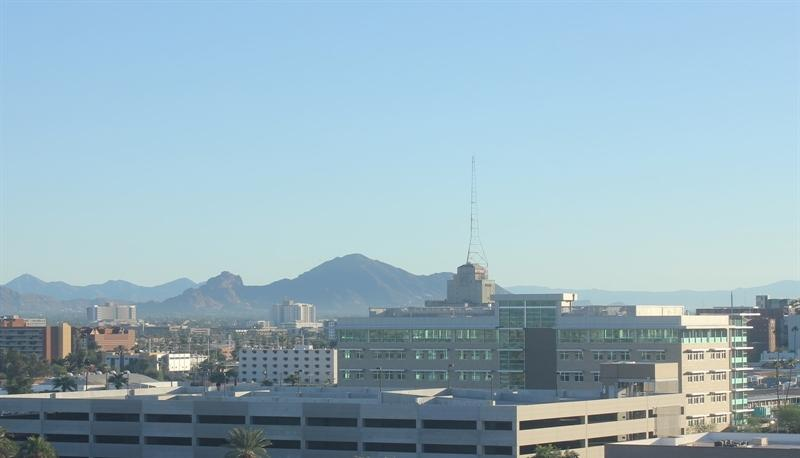
#> input picture modul4/images/training/day/20151101_145049.jpg, 800 x 458 px; its folder holds only this picture in this run
$ jupyter execute --allow-errors praktikum5.ipynb
#> lines starting #> are read from the running program, lines starting #| are printed output that depends on the picture
**Klasifikasi Citra Siang dan Malam**

*Import Library*

[cell 1]
# Import Required Libraries
from pathlib import Path
import matplotlib.image as mpimg
import matplotlib.pyplot as plt
import cv2
import random
import numpy as np
import pandas as pd

[cell 2]
# Image directories
train_dir = "images/training/"
test_dir = "images/test/"

***Langkah 1: Load Data dan Visualisasikan***

[cell 3]
def load_dataset(img_dir):
    p = Path(img_dir)
    dirs = p.glob('*')

    img_list = []

    for dir in dirs:
        label = str(dir).split('\\')[-1]
        for file in dir.glob('*.jpg'):
            img = mpimg.imread(file)

            if not img is None:
                img_list.append((img, label))

    return img_list

* Load gambar training

[cell 4]
# Load training data
train_img = load_dataset(train_dir)
#> in load_dataset, img is the input picture: shape (458, 800, 3); mean R, G, B 150.7, 178, 191
#> train_img = 2 items

# Load test data
test_img = load_dataset(test_dir)

* Pengecekan pada salah satu data pada list. List harus berisi tuple dengan dua data, yaitu data gambar dan label dari gambar.

#> (a cell that did not finish here is left out)

* Cek ukuran gambar secara acak

[cell 6]
# Random size checking
pick_random = np.random.randint(0, len(train_img))
#> pick_random = 0

# Check img size
print(f'Image {pick_random}')
#| Image 0
print(train_img[pick_random][0].shape)
#| (458, 800, 3)

* Tampilkan gambar untuk inspeksi secara visual. Buatlah fungsi untuk membantu memvisualkan gambar

[cell 7]
# Function to Visualize
def random_img_viz(img_list):
    rand_num = np.random.randint(0, len(img_list))

    img = img_list[rand_num][0]
    label = img_list[rand_num][1]
    label_str = 'day' if label == 1 else 'night'

    plt.imshow(img)
    print(f'Shape\t: {img.shape}')
    print(f'Label\t: {label}')

* Visualisasi gambar secara acak

[cell 8]
random_img_viz(train_img)
#> in random_img_viz, `rand_num = np.random.randint(0, len(img_list))`: rand_num = 1
#> in random_img_viz, `label = img_list[rand_num][1]`: label = 'images/training/night'
#> in random_img_viz, `label_str = 'day' if label == 1 else 'night'`: label_str = 'night'
#| Shape	: (737, 1024, 3)
#| Label	: images/training/night

***Langkah 3: Pra Pengolahan Data***

Dua proses utamanya yaitu, standardisasi ukuran gambar dan encoding label gambar.

* Fungsi Standardisasi Ukuran Gambar

[cell 9]
def standarized_input(image):
    # resize to w: 1100, h:600
    std_img = cv2.resize(image, (1100,600))

    return std_img

* Fungsi Encoding label

[cell 10]
def label_encoder(label):
    # Encode the label
    # day as 1; night as 0
    num_val = 0

    if(label == 'day'):
        num_val = 1

    return num_val

* Fungsi untuk melakukan kedua hal tersebut secara sekaligus untuk semua gambar dalam list.

[cell 11]
def preprocess(img_list):
    std_img_list = []

    for item in img_list:
        image = item[0]
        label = item[1]

        # Standarized the image
        std_img = standarized_input(image)

        # Create the label
        img_label = label_encoder(label)

        std_img_list.append((std_img, img_label))

    return std_img_list

* Pra pengolahan data pada data training

[cell 12]
train_std_img_list = preprocess(train_img)
#> the loop in preprocess, `for item in img_list:` made 2 passes
#> (label, num_val in label_encoder, img_label) on passes 1 to 2: ('images/training/day', 0, 0), ('images/training/night', 0, 0)
#> pass 1, in standarized_input, `std_img = cv2.resize(image, (1100,600))`:
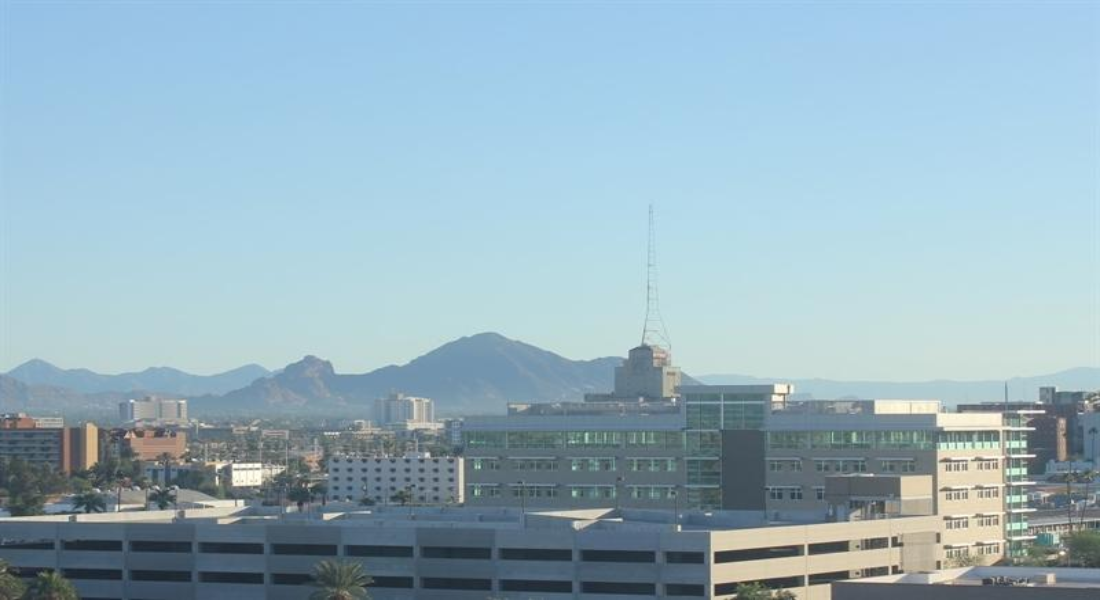
#> std_img: shape (600, 1100, 3); mean R, G, B 150.6, 178, 190.9
#> pass 2, in standarized_input (call 2), `std_img = cv2.resize(image, (1100,600))`:
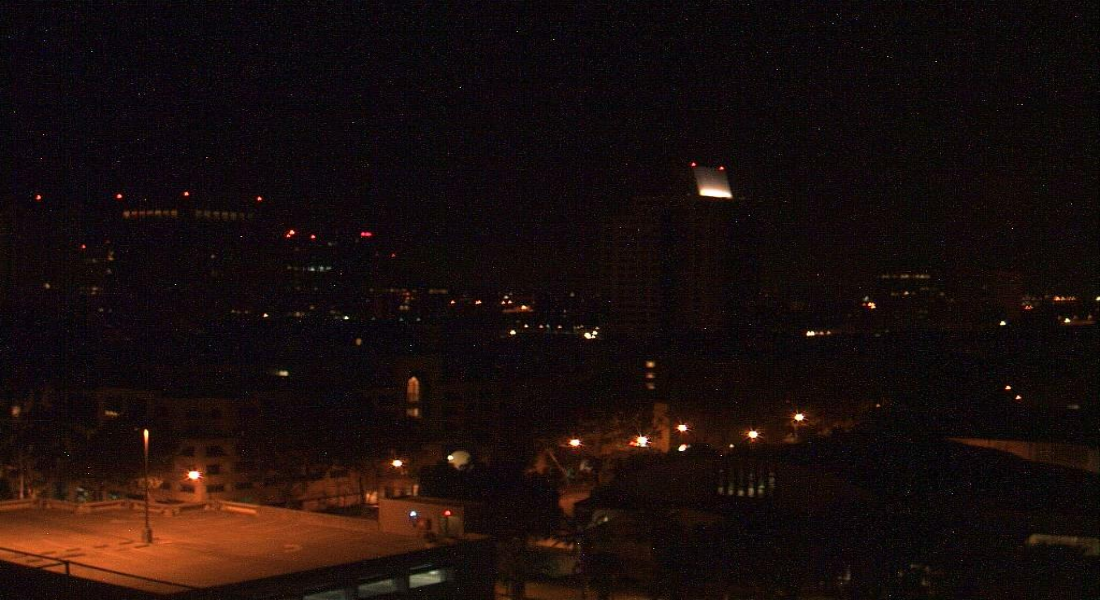
#> std_img: shape (600, 1100, 3); mean R, G, B 25.4, 13.5, 11.8
#> after the loop in preprocess, `for item in img_list:`: std_img_list = 2 items
#> train_std_img_list = 2 items
test_std_img_list = preprocess(test_img)
#> test_std_img_list = []

* Pengecekan ukuran gambar secara acak

[cell 13]
# Random size checking
pick_random = np.random.randint(0, len(train_std_img_list))
#> pick_random = 1

# Check img size
print(f'Image {pick_random}')
#| Image 1
print(train_std_img_list[pick_random][0].shape)
#| (600, 1100, 3)

*WARNING! Perhatikan ukuran (shape) dari data image. Atribut shape akan menampilkan dalam konteks baris (height) x kolom (width)*

* Lakukan inspeksi visual dengan fungsi random_img_viz yang telah dibuat sebelumnya pada gambar hasil pra pengolahan.

[cell 14]
random_img_viz(train_std_img_list)
#| Shape	: (600, 1100, 3)
#| Label	: 0

***Langkah 4: Ekstrasi Fitur***

untuk dapat membadakan antara label satu dengan label yang lain, kita memerlukan sebuah fitur. Fitur adalah penciri dari sebuah data yang dapat digunakan untuk membendakan data satu dengan yang lain. Pada percobaan kali ini, kita akan menggunakan fitur yang sederhana yaitu nilai rata-rata dari tingkat kecerahan gambar (average brightness). Namun sebelum dapat melakukan hal tersebut, kita akan mengubah ruang warna (colorspace) dari RGB menjadi HSV (Hue, Saturation, Value). Hal ini dikarenakan, tingkat kecerahan (brightness) lebih mudah didapatkan dari HSV berdasarkan nilai Valuenya.

* Fungsi berikut untuk mendapatkan nilai rata-rata tingkat kecerahan

[cell 15]
# Get feature based on average brightness using HSV colorspace
def avg_brightness(image):
    # Convert image to HSV
    img_hsv = cv2.cvtColor(image, cv2.COLOR_RGB2HSV)

    # Calculate the avg of brightness
    sum_brightness = np.sum(img_hsv[:,:,2]) # take the 3rb value which is the V channel
    area = image.shape[0] * image.shape[1]
    avg = sum_brightness / area

    return avg

*  Pengecekan pada gambar secara acak. INGAT! Gunakan gambar yang telah melalui proses pra pengolahan data!

[cell 16]
# Check on random image
rand_img = np.random.randint(0, len(train_std_img_list))
#> rand_img = 1

feature_img = train_std_img_list[rand_img][0]

avg_img = avg_brightness(feature_img)
#> in avg_brightness, `img_hsv = cv2.cvtColor(image, cv2.COLOR_RGB2HSV)`: img_hsv: shape (600, 1100, 3); mean H, S, V 81.1, 139.7, 25.6
#> in avg_brightness, `sum_brightness = np.sum(img_hsv[:,:,2])`: sum_brightness = 16926684
#> in avg_brightness, `avg = sum_brightness / area`: avg = 25.65
#> avg_img = 25.65

print(f'Image {rand_img}')
#| Image 1
print(f'Avg Brighness: {avg_img:.4f}')
#| Avg Brighness: 25.6465
plt.imshow(feature_img)

***Langkah 5: Klasifikasi dengan Metode Threshold***

tahap ini, akan melakukan proses klasifikasi sederhana dengan menggunakan nilai ambang batas (threshold) dari nilai rata-rata kecerahan yang kita tentukan sendiri.

[cell 17]
def predict_label(img, threshold):
    # Computer average brightness
    avg = avg_brightness(img)
    pred = 0

    # Predict the label based on user defined threshold
    if avg > threshold:
        pred = 1

    return pred

* Pengecekan prediksi secara acak pada data training

[cell 18]
# Test the classifier on train data
rand_img = np.random.randint(0, len(train_std_img_list))

pred = predict_label(train_std_img_list[rand_img][0], threshold=120)
#> pred = 0

# Evaluate
print(f'Image {rand_img}')
#| Image 1
print(f'Actual label: {train_std_img_list[rand_img][1]}')
#| Actual label: 0
print(f'Predicted label: {pred}')
#| Predicted label: 0
plt.imshow(train_std_img_list[rand_img][0])

***Langkah 6: Evaluasi (Manual)***

Membuat fungsi evaluasi model sederhana, yaitu dengan membandingkan label yang diprediksi benar dengan seluruh data. Ingat kembali konsep confussion matrix.

[cell 19]
def evaluate(img_list, threshold):
    miss_labels = []

    for file in img_list:
        # Get the ground truth / correct label
        img = file[0]
        label = file[1]

        # Get prediction
        pred_label = predict_label(img, threshold)

        # Compare ground truth and pred
        if pred_label != label:
            miss_labels.append((img, pred_label, label))

    total_img = len(img_list)
    corr_pred = total_img - len(miss_labels)
    accuracy = corr_pred / total_img

    print(f'Accuracy: {accuracy:.4f}')

* Lakukan evaluasi pada data training dengan nilai ambang batas 120

[cell 20]
# Evaluate on train data
evaluate(train_std_img_list, threshold=120)
#> the loop in evaluate, `for file in img_list:` made 2 passes
#> (label, pred in predict_label, pred_label) on passes 1 to 2: (0, 1, 1), (0, 0, 0)
#> after the loop in evaluate, `for file in img_list:`: miss_labels = 1 item
#> in evaluate, `total_img = len(img_list)`: total_img = 2
#> in evaluate, `corr_pred = total_img - len(miss_labels)`: corr_pred = 1
#> in evaluate, `accuracy = corr_pred / total_img`: accuracy = 0.5
#| Accuracy: 0.5000

* Mengubah nilai ambang batas dan amati hasilnya.

[cell 21]
# Evaluate on train data
evaluate(train_std_img_list, threshold=110)
#> the loop in evaluate (call 2), `for file in img_list:` made 2 passes
#| Accuracy: 0.5000

* Melakukan evaluasi pada data testing. Namun sebelumnya, data testing harus diperlakukan sama dengan data training dalam konteks pra progolahan data dan ekstraksi fitur.

[cell 22]
# Evaluate on test data

# Load test data
test_img = load_dataset(test_dir)

# Preprocess
test_std_img_list = preprocess(test_img)

# Predict
#> (the rest of this cell did not finish here and is left out)


**Another Way - Membuat Feature Vectors dan Klasifikasi dengan SVM**

Pada proses klasifikasi sebelumnya, kita hanya membedakan kelas day dan night dengan nilai ambang batas. Cara tersebut memang mudah untuk digunakan, akan tetapi belum tentu secara baik dan general dapat memedakan kedua data. Oleh karena itu, pada bagian ini, kita akan mencoba menggunakan pendekatan lain untuk melakukan proses klasifikasi. Kita akan kembali mulai pada langkah 4

***Langkah 4 Alternatif: Membuat Feature Vestors***

Perbedaan mendasar dari langkah 4 sebelumnya adalah, kita akan melakukan tabulasi semua nilai rata-rata kecerahan pada data, dan menyimpannya dalam bentuk tabel. Dalam konteks ini, kita akan membuat tabel dengan kolom fitur dan label.

[cell 23]
# Create function to extract feature for every images and stored in tabular data
# Stored in Pandas dataframe
def extract_avg_bright_feature(img_list):
    avg_list = []
    labels = []

    for img in img_list:
        img_avg = avg_brightness(img[0]) # Get the avg brightness from image
        img_label = img[1] # Get the image label

        avg_list.append(img_avg)
        labels.append(img_label)

    # Stack data in columcular way
    data = np.column_stack((avg_list, labels))
    # Create a Pandas dataframe
    df = pd.DataFrame(data, columns=['AVG_BRIGHT', 'LABELS'])

    return df

* Cek hasilnya pada data training

[cell 24]
# Extract feature on train data
train_avg_img = extract_avg_bright_feature(train_std_img_list)
#> the loop in extract_avg_bright_feature, `for img in img_list:` made 2 passes
#> (sum_brightness in avg_brightness, area in avg_brightness, avg in avg_brightness, img_avg, img_label) on passes 1 to 2: (127319192, 660000, 192.9, 192.9, 0), (16926684, 660000, 25.65, 25.65, 0)
#> after the loop in extract_avg_bright_feature, `for img in img_list:`: avg_list = [192.9, 25.65]; labels = [0, 0]
#> in extract_avg_bright_feature, `data = np.column_stack((avg_list, labels))`: data = [[192.9, 0], [25.65, 0]]
#> in extract_avg_bright_feature, `df = pd.DataFrame(data, columns=['AVG_BRIGHT', 'LABELS'])`: df = table of 2 rows and 2 columns
#> train_avg_img = table of 2 rows and 2 columns
print(f'Shape: {train_avg_img.shape}')
#| Shape: (2, 2)
train_avg_img.head()
#> Out = table of 2 rows and 2 columns

# Hasil Tabulasi Fitur pada Data Training

* Lakukan langkah yang serupa pada data testing

[cell 25]
# Do the same thing on test data
test_avg_img = extract_avg_bright_feature(test_std_img_list)
#> test_avg_img = table of 0 rows and 2 columns
print(f'Shape: {test_avg_img.shape}')
#| Shape: (0, 2)
test_avg_img.head()
#> Out = table of 0 rows and 2 columns

***Langkah 5 Alternatif***

Selanjutnya membuat model SVM dengan kernel RBF (default) dengan memanfaatkan libary scikit-learn.

[cell 26]
# import requied library
from sklearn.svm import SVC

# Split data and label
X_train = train_avg_img.iloc[:,0].values.reshape(-1,1)
#> X_train = [192.9, 25.65]
y_train = train_avg_img.iloc[:,1]
X_test = test_avg_img.iloc[:,0].values.reshape(-1,1)
#> X_test = empty array
y_test = test_avg_img.iloc[:,1]

model = SVC()
#> (the rest of this cell did not finish here and is left out)
